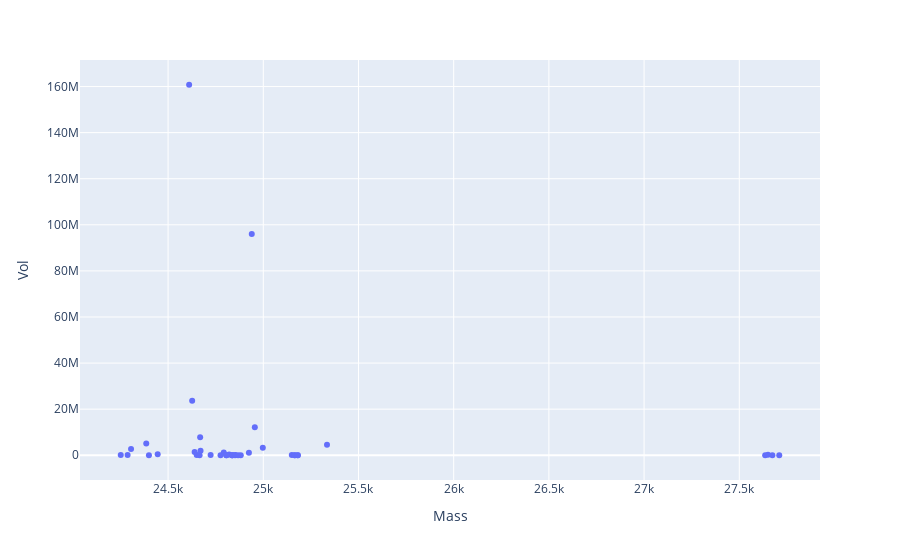

Write notebook code for a chart like this one.
### Code cell
plotly_zone(df_control[df_control.Mass>23900], y='Vol')
